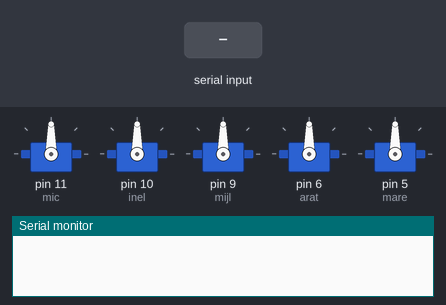
A sketch run on a simulated Arduino Uno, built with avr-gcc and run on an emulated ATmega328P. On the bench: 5 × servo, the last lines printed to the serial monitor. The inputs (shaded band) are chosen by the test bench.

Above: at 1.2 s.
1.3 s: byte 30 received over Serial
At 2.1 s:
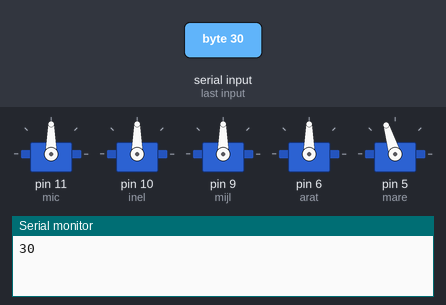
2.8 s: byte 90 received over Serial
At 3.2 s:
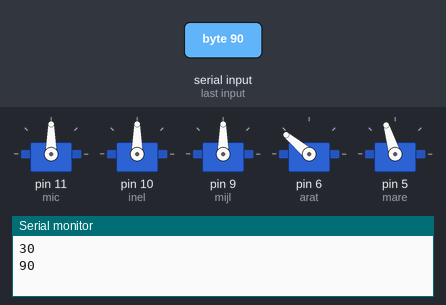
4.3 s: byte 120 received over Serial
At 5.6 s:
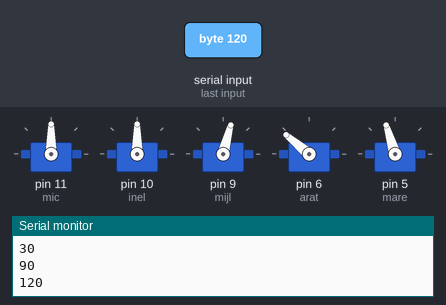
Timing chart, 0 to 7.3 s (numbered marks = the images above; inputs shaded):
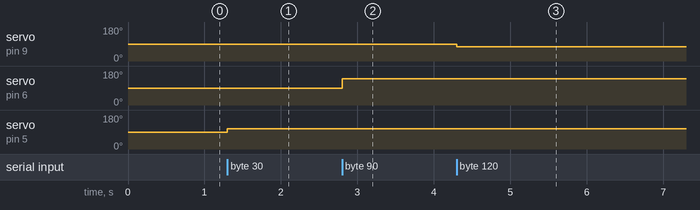

The sketch:

hand.ino
```cpp
#include <Servo.h>

Servo mic;
Servo inel;
Servo mijl;
Servo arat;
Servo mare;
int data=0;

void setup() {

  mic.attach(11);
  inel.attach(10);
  mijl.attach(9);
  arat.attach(6);
  mare.attach(5);
  Serial.begin(9600);
}


int deget=0; //1 mare b , 2arat, 3 mijl, 4 inel, 5 mic
int pos, pos_intermediar;
void loop() {
 if(Serial.available() > 0){
   data = Serial.read();

   deget= data/50+1;
   pos_intermediar=data%50;
   pos=map(pos_intermediar,0,49,10,170);
   if(deget==1)
      mare.write(pos);
   if(deget==2)
      arat.write(pos);
   if(deget==3)
      mijl.write(pos);
   if(deget==4)
      inel.write(170-pos);
   if(deget==5)
      mic.write(170-pos);
   Serial.println(data);
 }
}
```

Measured:
- after the input at 1.3 s, servo on pin 5 (mare): 90° → 107° at once
- after the input at 2.8 s, servo on pin 6 (arat): 90° → 140° at once
- after the input at 4.3 s, servo on pin 9 (mijl): 90° → 75° at once
